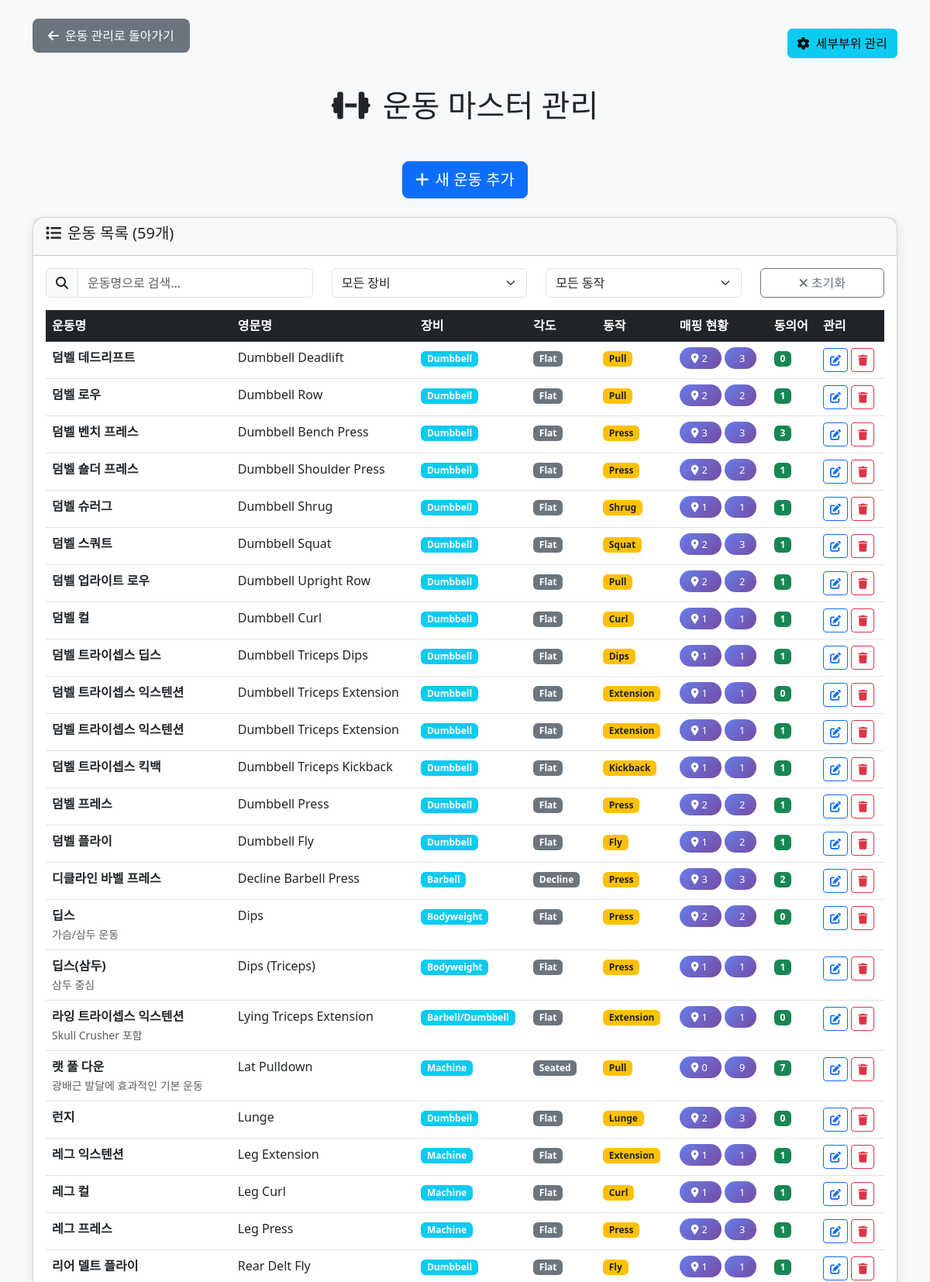
The app's page /admin/exercise_master.php (signed in, upper part) with its own data.
### tables this page shows
CREATE TABLE IF NOT EXISTS `m_exercise` (
  `ex_id` int(11) NOT NULL AUTO_INCREMENT,
  `name_kr` varchar(120) NOT NULL,
  `name_en` varchar(160) DEFAULT NULL,
  `equipment` varchar(60) DEFAULT NULL COMMENT 'Barbell/Dumbbell/Machine/Bodyweight',
  `equipment_kr` varchar(50) DEFAULT NULL COMMENT '장비명 (한글)',
  `angle` varchar(40) DEFAULT NULL COMMENT 'Flat/Incline/Decline 등',
  `angle_kr` varchar(50) DEFAULT NULL COMMENT '각도명 (한글)',
  `movement` varchar(40) DEFAULT NULL COMMENT 'Press/Pull/Extension/Curl 등',
  `movement_kr` varchar(50) DEFAULT NULL COMMENT '동작명 (한글)',
  `note` varchar(255) DEFAULT NULL,
  PRIMARY KEY (`ex_id`)
);

### admin/exercise_master.php (the view, shortened to what this page needs)
<?php
$pdo = getDB();
try {
    $stmt = $pdo->query("
        SELECT e.*,
               COUNT(DISTINCT ez.zone_code) as zone_count,
               COUNT(DISTINCT em.muscle_code) as muscle_count,
               COUNT(DISTINCT ea.alias) as alias_count
        FROM m_exercise e
        LEFT JOIN m_exercise_zone_target ez ON e.ex_id = ez.ex_id
        LEFT JOIN m_exercise_muscle_target em ON e.ex_id = em.ex_id
        LEFT JOIN m_exercise_alias ea ON e.ex_id = ea.ex_id
        GROUP BY e.ex_id
        ORDER BY e.name_kr
    ");
    $exercises = $stmt->fetchAll();
} catch (Exception $e) {
    $error = "운동 목록을 가져오는 중 오류가 발생했습니다: " . $e->getMessage();
}
?>
<!DOCTYPE html>
<html lang="ko">
<head>
    <link href="https://cdn.jsdelivr.net/npm/bootstrap@5.3.0/dist/css/bootstrap.min.css" rel="stylesheet">
    <link rel="stylesheet" href="https://cdnjs.cloudflare.com/ajax/libs/font-awesome/6.4.0/css/all.min.css">
</head>
<body class="bg-light">
    <div class="container mt-4">
                 <div class="d-flex justify-content-between align-items-center mb-4">
             <a href="exercise_management.php" class="back-btn">
                 <i class="fas fa-arrow-left me-2"></i>운동 관리로 돌아가기
             </a>
             <a href="body_part_master.php" class="btn btn-info">
                 <i class="fas fa-cog me-2"></i>세부부위 관리
             </a>
         </div>
        <h1 class="text-center mb-5">
            <i class="fas fa-dumbbell me-3"></i>운동 마스터 관리
        </h1>
         <div class="text-center mb-4">
             <button type="button" class="btn btn-primary btn-lg" data-bs-toggle="collapse" data-bs-target="#addExerciseForm" aria-expanded="false" aria-controls="addExerciseForm">
                 <i class="fas fa-plus me-2"></i>새 운동 추가
             </button>
         </div>
         <div class="card exercise-card">
             <div class="card-header">
                 <h5><i class="fas fa-list me-2"></i>운동 목록 (<?= count($exercises) ?>개)</h5>
             </div>
             <div class="card-body">
                 <div class="row mb-3">
                     <div class="col-md-4">
                         <div class="input-group">
                             <span class="input-group-text"><i class="fas fa-search"></i></span>
                             <input type="text" class="form-control" id="searchInput" placeholder="운동명으로 검색...">
                         </div>
                     </div>
                     <div class="col-md-3">
                         <select class="form-select" id="equipmentFilter">
                             <option value="">모든 장비</option>
                         </select>
                     </div>
                     <div class="col-md-3">
                         <select class="form-select" id="movementFilter">
                             <option value="">모든 동작</option>
                         </select>
                     </div>
                     <div class="col-md-2">
                         <button type="button" class="btn btn-outline-secondary w-100" id="clearFilters">
                             <i class="fas fa-times me-1"></i>초기화
                         </button>
                     </div>
                 </div>
                 <div class="table-responsive">
                     <table class="table table-hover" id="exerciseTable">
                         <thead class="table-dark">
                             <tr>
                                 <th>운동명</th>
                                 <th>영문명</th>
                                 <th>장비</th>
                                 <th>각도</th>
                                 <th>동작</th>
                                 <th>매핑 현황</th>
                                 <th>동의어</th>
                                 <th>관리</th>
                             </tr>
                         </thead>
                         <tbody>
                             <?php foreach ($exercises as $exercise): ?>
                             <tr class="exercise-row"
                                 data-name-kr="<?= htmlspecialchars($exercise['name_kr']) ?>"
                                 data-name-en="<?= htmlspecialchars($exercise['name_en'] ?: '') ?>"
                                 data-equipment="<?= htmlspecialchars($exercise['equipment'] ?: '') ?>"
                                 data-movement="<?= htmlspecialchars($exercise['movement'] ?: '') ?>">
                                 <td>
                                     <strong><?= htmlspecialchars($exercise['name_kr']) ?></strong>
                                     <?php if ($exercise['note']): ?>
                                         <br><small class="text-muted"><?= htmlspecialchars($exercise['note']) ?></small>
                                     <?php endif; ?>
                                 </td>
                                 <td><?= htmlspecialchars($exercise['name_en'] ?: '-') ?></td>
                                 <td>
                                     <?php if ($exercise['equipment']): ?>
                                         <span class="badge bg-info"><?= htmlspecialchars($exercise['equipment']) ?></span>
                                     <?php else: ?>
                                         <span class="text-muted">-</span>
                                     <?php endif; ?>
                                 </td>
                                 <td>
                                     <?php if ($exercise['angle']): ?>
                                         <span class="badge bg-secondary"><?= htmlspecialchars($exercise['angle']) ?></span>
                                     <?php else: ?>
                                         <span class="text-muted">-</span>
                                     <?php endif; ?>
                                 </td>
                                 <td>
                                     <?php if ($exercise['movement']): ?>
                                         <span class="badge bg-warning text-dark"><?= htmlspecialchars($exercise['movement']) ?></span>
                                     <?php else: ?>
                                         <span class="text-muted">-</span>
                                     <?php endif; ?>
                                 </td>
                                 <td>
                                     <span class="stats-badge me-1">
                                         <i class="fas fa-map-marker-alt me-1"></i><?= $exercise['zone_count'] ?>
                                     </span>
                                     <span class="stats-badge">
                                         <i class="fas fa-muscle me-1"></i><?= $exercise['muscle_count'] ?>
                                     </span>
                                 </td>
                                 <td>
                                     <span class="badge bg-success"><?= $exercise['alias_count'] ?></span>
                                 </td>
                                 <td>
                                     <button class="btn btn-sm btn-outline-primary" onclick="editExercise(<?= $exercise['ex_id'] ?>)">
                                         <i class="fas fa-edit"></i>
                                     </button>
                                     <button class="btn btn-sm btn-outline-danger" onclick="deleteExercise(<?= $exercise['ex_id'] ?>, '<?= htmlspecialchars($exercise['name_kr']) ?>')">
                                         <i class="fas fa-trash"></i>
                                     </button>
                                 </td>
                             </tr>
                             <?php endforeach; ?>
                         </tbody>
                     </table>
                 </div>
             </div>
         </div>
    </div>
</body>
</html>

### admin/exercise_master.php (style rules this page uses)
.back-btn { background: #6c757d; border: none; padding: 10px 20px; border-radius: 8px; color: white; text-decoration: none; display: inline-block; margin-bottom: 20px; }
.exercise-card { border-radius: 15px; box-shadow: 0 4px 15px rgba(0,0,0,0.1); margin-bottom: 20px; }
.stats-badge { background: linear-gradient(135deg, #667eea 0%, #764ba2 100%); color: white; border-radius: 20px; padding: 5px 15px; font-size: 0.8rem; }

### records on screen
m_exercise: name_kr "덤벨 데드리프트", name_en "Dumbbell Deadlift", equipment "Dumbbell", angle "Flat", movement "Pull", zone_count "2", muscle_count "3", alias_count "0"
m_exercise: name_kr "덤벨 로우", name_en "Dumbbell Row", equipment "Dumbbell", angle "Flat", movement "Pull", zone_count "2", muscle_count "2", alias_count "1"
m_exercise: name_kr "덤벨 벤치 프레스", name_en "Dumbbell Bench Press", equipment "Dumbbell", angle "Flat", movement "Press", zone_count "3", muscle_count "3", alias_count "3"
m_exercise: name_kr "덤벨 숄더 프레스", name_en "Dumbbell Shoulder Press", equipment "Dumbbell", angle "Flat", movement "Press", zone_count "2", muscle_count "2", alias_count "1"
m_exercise: name_kr "덤벨 슈러그", name_en "Dumbbell Shrug", equipment "Dumbbell", angle "Flat", movement "Shrug", zone_count "1", muscle_count "1", alias_count "1"
m_exercise: name_kr "덤벨 스쿼트", name_en "Dumbbell Squat", equipment "Dumbbell", angle "Flat", movement "Squat", zone_count "2", muscle_count "3", alias_count "1"
m_exercise: name_kr "덤벨 업라이트 로우", name_en "Dumbbell Upright Row", equipment "Dumbbell", angle "Flat", movement "Pull", zone_count "2", muscle_count "2", alias_count "1"
m_exercise: name_kr "덤벨 컬", name_en "Dumbbell Curl", equipment "Dumbbell", angle "Flat", movement "Curl", zone_count "1", muscle_count "1", alias_count "1"
m_exercise: name_kr "덤벨 트라이셉스 딥스", name_en "Dumbbell Triceps Dips", equipment "Dumbbell", angle "Flat", movement "Dips", zone_count "1", muscle_count "1", alias_count "1"
m_exercise: name_kr "덤벨 트라이셉스 익스텐션", name_en "Dumbbell Triceps Extension", equipment "Dumbbell", angle "Flat", movement "Extension", zone_count "1", muscle_count "1", alias_count "0"
m_exercise: name_kr "덤벨 트라이셉스 익스텐션", name_en "Dumbbell Triceps Extension", equipment "Dumbbell", angle "Flat", movement "Extension", zone_count "1", muscle_count "1", alias_count "1"
m_exercise: name_kr "덤벨 트라이셉스 킥백", name_en "Dumbbell Triceps Kickback", equipment "Dumbbell", angle "Flat", movement "Kickback", zone_count "1", muscle_count "1", alias_count "1"
m_exercise: name_kr "덤벨 프레스", name_en "Dumbbell Press", equipment "Dumbbell", angle "Flat", movement "Press", zone_count "2", muscle_count "2", alias_count "1"
m_exercise: name_kr "덤벨 플라이", name_en "Dumbbell Fly", equipment "Dumbbell", angle "Flat", movement "Fly", zone_count "1", muscle_count "2", alias_count "1"
m_exercise: name_kr "디클라인 바벨 프레스", name_en "Decline Barbell Press", equipment "Barbell", angle "Decline", movement "Press", zone_count "3", muscle_count "3", alias_count "2"
m_exercise: name_kr "딥스", note "가슴/삼두 운동", name_en "Dips", equipment "Bodyweight", angle "Flat", movement "Press", zone_count "2", muscle_count "2", alias_count "0"
m_exercise: name_kr "딥스(삼두)", note "삼두 중심", name_en "Dips (Triceps)", equipment "Bodyweight", angle "Flat", movement "Press", zone_count "1", muscle_count "1", alias_count "1"
m_exercise: name_kr "라잉 트라이셉스 익스텐션", note "Skull Crusher 포함", name_en "Lying Triceps Extension", equipment "Barbell/Dumbbell", angle "Flat", movement "Extension", zone_count "1", muscle_count "1", alias_count "0"
m_exercise: name_kr "랫 풀 다운", note "광배근 발달에 효과적인 기본 운동", name_en "Lat Pulldown", equipment "Machine", angle "Seated", movement "Pull", zone_count "0", muscle_count "9", alias_count "7"
m_exercise: name_kr "런지", name_en "Lunge", equipment "Dumbbell", angle "Flat", movement "Lunge", zone_count "2", muscle_count "3", alias_count "0"
m_exercise: name_kr "레그 익스텐션", name_en "Leg Extension", equipment "Machine", angle "Flat", movement "Extension", zone_count "1", muscle_count "1", alias_count "1"
m_exercise: name_kr "레그 컬", name_en "Leg Curl", equipment "Machine", angle "Flat", movement "Curl", zone_count "1", muscle_count "1", alias_count "1"
m_exercise: name_kr "레그 프레스", name_en "Leg Press", equipment "Machine", angle "Flat", movement "Press", zone_count "2", muscle_count "3", alias_count "1"
m_exercise: name_kr "리어 델트 플라이", name_en "Rear Delt Fly", equipment "Dumbbell", angle "Flat", movement "Fly", zone_count "1", muscle_count "1", alias_count "1"

### other values on screen
count($exercises) "59"
